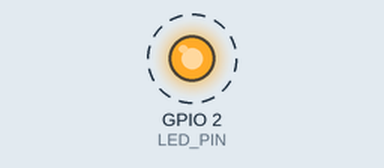
The sketch below on a simulated ESP32. Parts: output pins drawn as LEDs (lit = HIGH). Dashed ring = blinking. What the sketch prints to the serial monitor is not drawn.

Above: at 0.5 s.
Timing chart, 0 to 4.6 s (numbered marks = the images above):
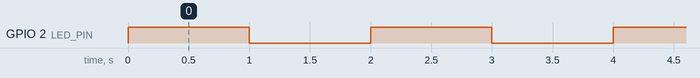

Measured:
- by itself, GPIO 2 (LED_PIN): alternates HIGH for 1.0 s and LOW for 1.0 s

The sketch:

base.ino
```cpp
#define LED_PIN 2
// // Creer une variable, sans utiliser define
bool state = true;

void setup() {
//   // put your setup code here, to run once:
  Serial.begin(115200); //communication entre ESP32 et ordi
  Serial.printf("started");

//   // Afficher la variable dans port

  pinMode(LED_PIN, OUTPUT);
}

void loop() {
//   // Allume la lumiere, en passant par la variable
//   // digitalWrite(LED_PIN, HIGH);
//   // delay(1000);
//   // digitalWrite(LED_PIN, LOW);
//   // delay(1000);
  digitalWrite(LED_PIN, state ? HIGH : LOW);
  delay(1000);
  state = !state;
}
```
